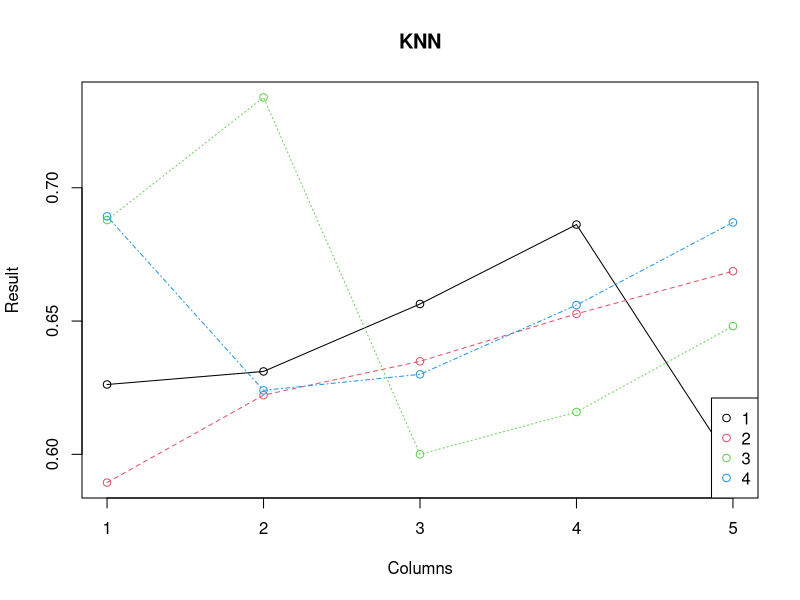
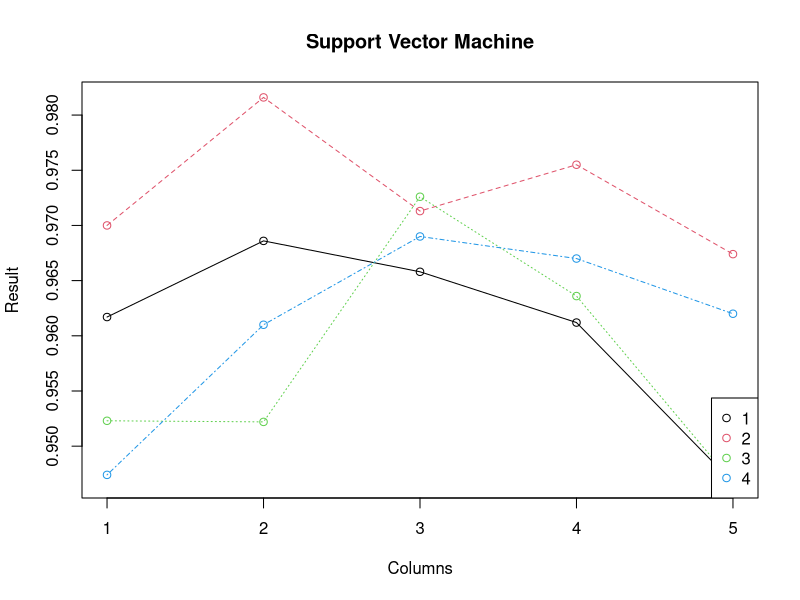
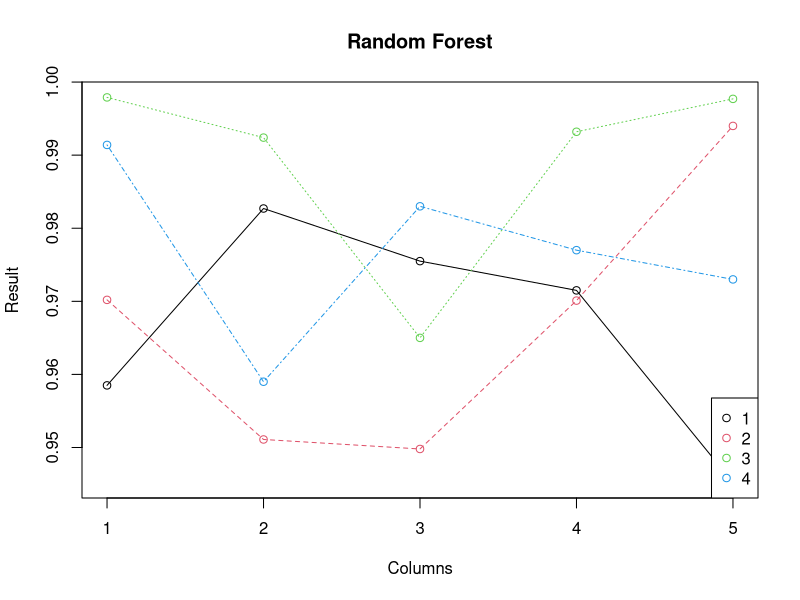
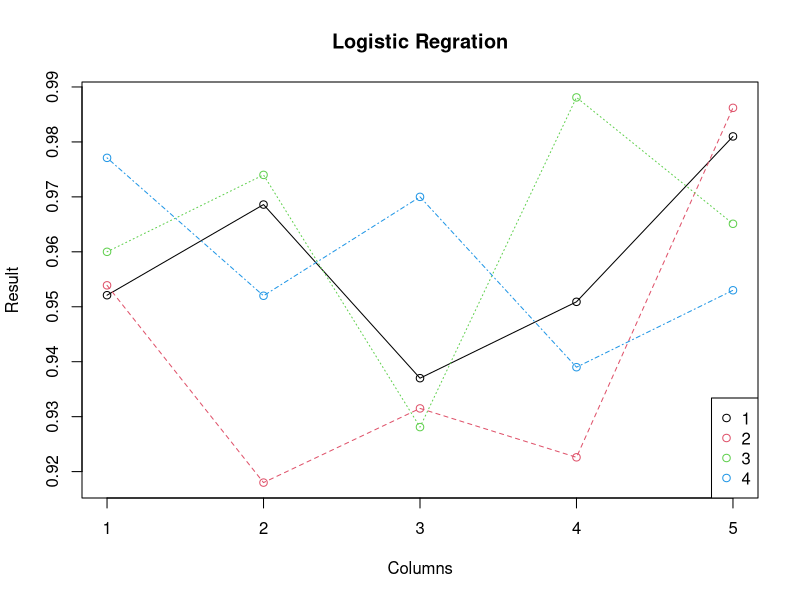

Generate these figures, in order, with R:
## ---- chunk 1
#---------------------- RESULTS ----------------------#

#KNN Algorithm results for different fraud percent 
mat <- matrix(c(0.6262,0.5959,0.6527,0.6000,0.6240,0.6311,0.5894,0.6687,0.6159,0.6300,0.6564,0.6222,0.6879,0.6481,0.6560,0.6862,0.6349,0.7339,0.6893,0.6870),ncol=5,byrow = TRUE)
colnames(mat) <- c(" Accuracy"," Sensitivity"," Specificity"," Precision","  AUC")
rownames(mat) <- c(" 25% Fraud"," 50% Fraud"," 75% Fraud","100% Fraud")
res <- as.table(mat)
res

dat <- matrix(res,ncol=4) # make data
matplot(dat, type = c("o"),pch=1,col = 1:4,xlab = "Columns", ylab = "Result", 
        main = "KNN") #plot
legend("bottomright", legend = 1:4, col=1:4, pch=1)

#SVM Algorithm results for different fraud percent 
mat <- matrix(c(0.9617,0.9467,0.9755,0.9726,0.9610,0.9686,0.9700,0.9674,0.9636,0.9690,0.9658,0.9816,0.9523,0.9467,0.9670,0.9612,0.9713,0.9522,0.9474,0.9620),ncol=5,byrow = TRUE)
colnames(mat) <- c(" Accuracy"," Sensitivity"," Specificity"," Precision","  AUC")
rownames(mat) <- c(" 25% Fraud"," 50% Fraud"," 75% Fraud","100% Fraud")
res <- as.table(mat)
res

dat <- matrix(res,ncol=4) # make data
matplot(dat, type = c("o"),pch=1,col = 1:4,xlab = "Columns", ylab = "Result", 
        main = "Support Vector Machine") #plot
legend("bottomright", legend = 1:4, col=1:4, pch=1)


#Random Forest Algorithm results for different fraud percent
mat <-matrix(c(0.9585,0.9452,0.9701,0.9650,0.9590,0.9827,0.9702,0.9940,0.9932,0.9830,0.9755,0.9511,0.9979,0.9977,0.9770,0.9715,0.9498,0.9924,0.9914,0.9730),ncol=5,byrow = TRUE)
colnames(mat) <- c(" Accuracy"," Sensitivity"," Specificity"," Precision","  AUC")
rownames(mat) <- c(" 25% Fraud"," 50% Fraud"," 75% Fraud","100% Fraud")
res <- as.table(mat)
res

dat <- matrix(res,ncol=4) # make data
matplot(dat, type = c("o"),pch=1,col = 1:4,xlab = "Columns", ylab = "Result", 
        main = "Random Forest") #plot
legend("bottomright", legend = 1:4, col=1:4, pch=1)

#Logistic Regression Algorithm results for different fraud percent
mat <-matrix(c(0.9521,0.9810,0.9226,0.9281,0.9520,0.9686,0.9539,0.9862,0.9881,0.9700,0.9370,0.9180,0.9600,0.9651,0.9390,0.9509,0.9315,0.9740,0.9771,0.9530),ncol=5,byrow = TRUE)
colnames(mat) <- c(" Accuracy"," Sensitivity"," Specificity"," Precision","  AUC")
rownames(mat) <- c(" 25% Fraud"," 50% Fraud"," 75% Fraud","100% Fraud")
res <- as.table(mat)
res

dat <- matrix(res,ncol=4) # make data
matplot(dat, type = c("o"),pch=1,col = 1:4,xlab = "Columns", ylab = "Result", 
        main = "Logistic Regration") #plot
legend("bottomright", legend = 1:4, col=1:4, pch=1)
